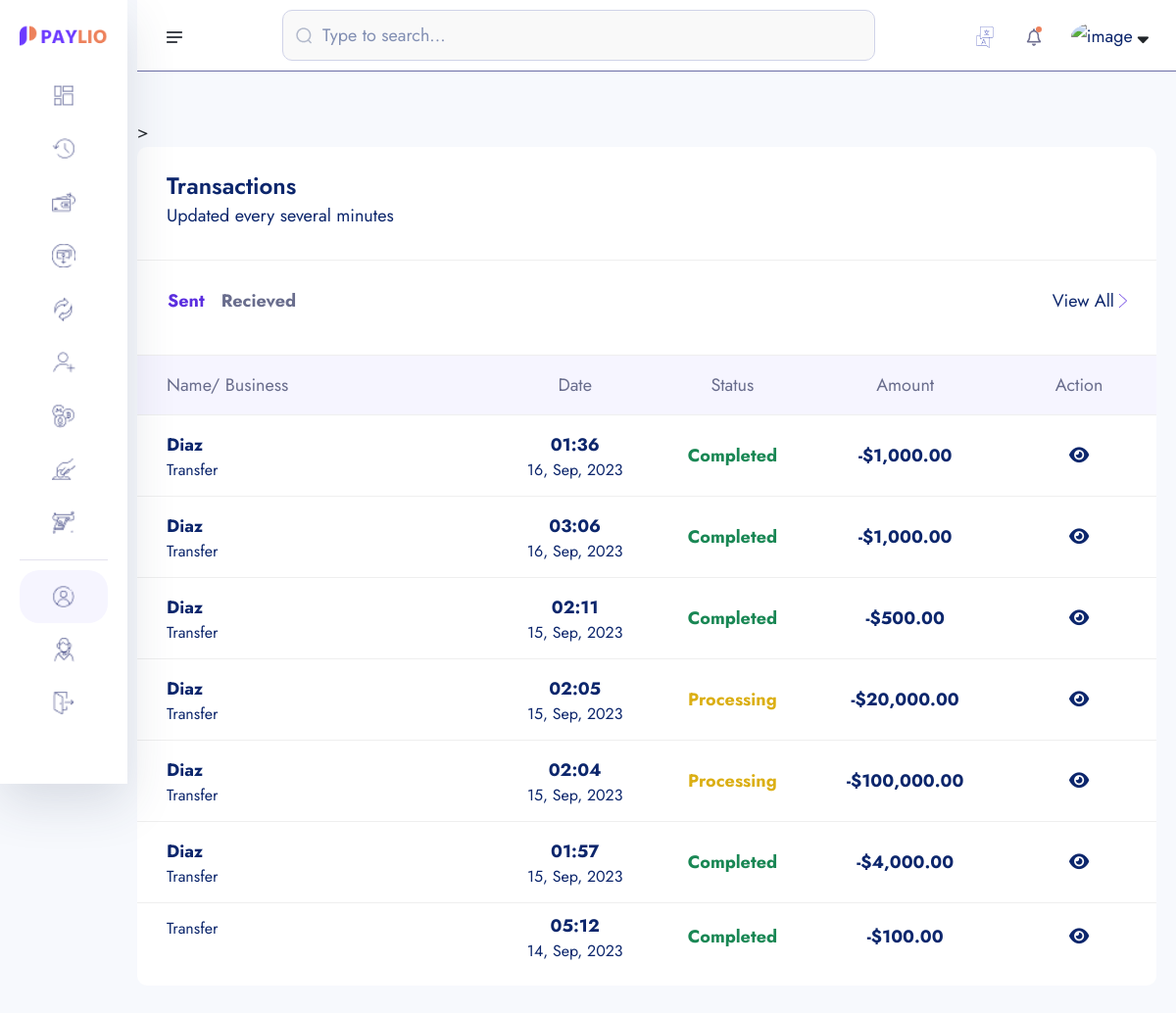
Before: /transactions/ (signed in) with the older database file.
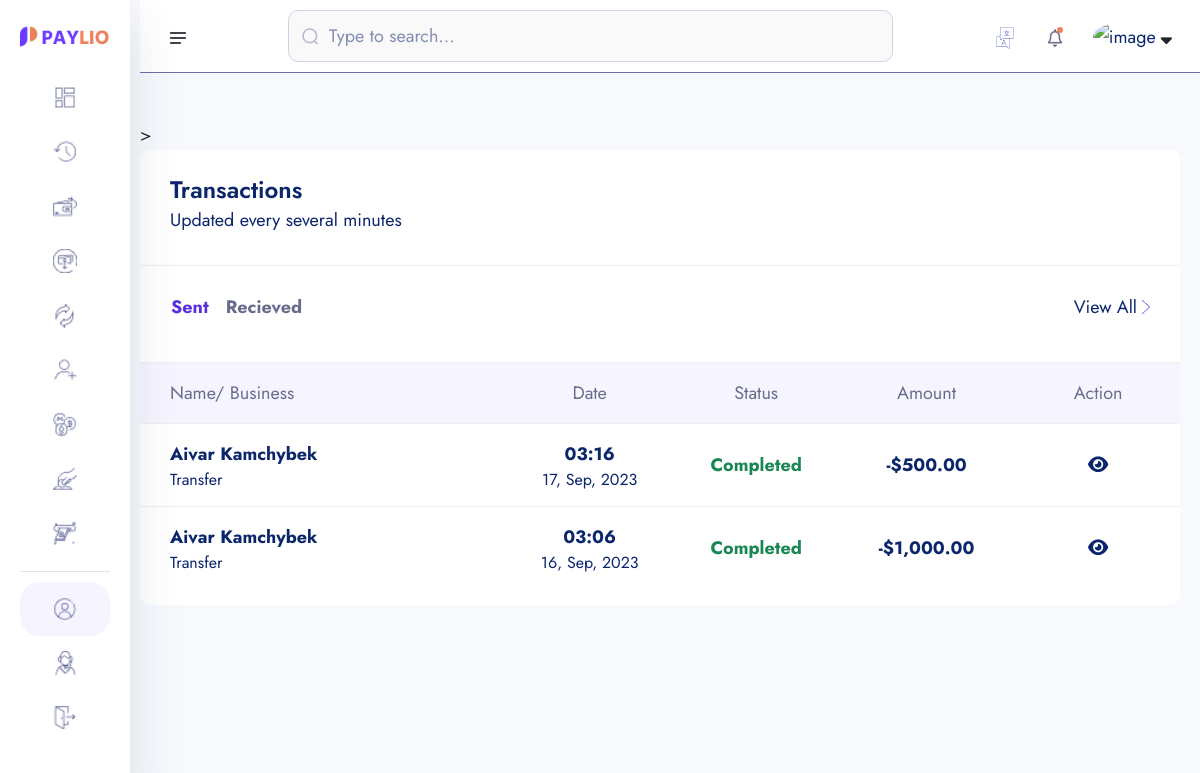
After: the same page with the newer database file.
### core/models.py (models this page shows, shortened)
class Transaction(models.Model):
    transaction_id = ShortUUIDField(unique=True, length=15, max_length=20, prefix="TRN")
    user = models.ForeignKey(User, on_delete=models.SET_NULL, null=True, related_name="user")
    amount = models.DecimalField(max_digits=12, decimal_places=2, default=0.00)
    description = models.CharField(max_length=1000, null=True, blank=True)
    reciever = models.ForeignKey(User, on_delete=models.SET_NULL, null=True, related_name="reciever")
    sender = models.ForeignKey(User, on_delete=models.SET_NULL, null=True, related_name="sender")
    reciever_account = models.ForeignKey(Account, on_delete=models.SET_NULL, null=True, related_name="reciever_account")
    sender_account = models.ForeignKey(Account, on_delete=models.SET_NULL, null=True, related_name="sender_account")
    status = models.CharField(choices=TRANSACTION_STATUS, max_length=100, default="pending")
    transaction_type = models.CharField(choices=TRANSACTION_TYPE, max_length=100, default="none")
    date = models.DateTimeField(auto_now_add=True)
    updated = models.DateTimeField(auto_now_add=False, null=True, blank=True)

### userauths/models.py (models this page shows, shortened)
class User(AbstractUser):
    username = models.CharField(max_length=100)
    email = models.EmailField(unique=True)
    is_staff = models.BooleanField(default=False)
    is_superuser = models.BooleanField(default=False)
    USERNAME_FIELD = 'email'
    REQUIRED_FIELDS = ['username']

### account/models.py (models this page shows, shortened)
class KYC(models.Model):
    id = models.UUIDField(primary_key=True, unique=True, default=uuid.uuid4, editable=False)
    user =  models.OneToOneField(User, on_delete=models.CASCADE)
    account =  models.OneToOneField(Account, on_delete=models.CASCADE, null=True, blank=True)
    full_name = models.CharField(max_length=1000)
    image = models.ImageField(upload_to="kyc", default="default.jpg")
    marrital_status = models.CharField(choices=MARITAL_STATUS, max_length=40)
    gender = models.CharField(choices=GENDER, max_length=40)
    identity_type = models.CharField(choices=IDENTITY_TYPE, max_length=140)
    identity_image = models.ImageField(upload_to="kyc", null=True, blank=True)
    date_of_birth = models.DateTimeField(auto_now_add=False)
    signature = models.ImageField(upload_to="kyc")
    nationality = models.CharField(max_length=100, null=True, blank=True)
    country = models.CharField(max_length=100)
    state = models.CharField(max_length=100)
    city = models.CharField(max_length=100)
    mobile = models.CharField(max_length=1000)
    fax = models.CharField(max_length=1000)
    date = models.DateTimeField(auto_now_add=True)

### core/transaction.py (the view)
# urls.py: path("transactions/", transaction.transaction_lists, name="transactions")
def transaction_lists(request):
    sender_transaction = Transaction.objects.filter(sender=request.user).order_by("-id")
    reciever_transaction = Transaction.objects.filter(reciever=request.user).order_by("-id")
    context = {
        "sender_transaction": sender_transaction,
        "reciever_transaction": reciever_transaction,
    }
    return render(request, "transaction/transaction-list.html", context)

### templates/transaction/transaction-list.html (shortened to what the changed rows need)
{% extends "partials/dashboard-base.html" %}
{% load static %}
{% load humanize %}
{% block content %}
    <section class="dashboard-section body-collapse">
        <div class="overlay pt-120">
            <div class="container-fruid">
                <div class="row">
                    <div class="col-xl-12 col-lg-12">
                        <div class="section-content">
                            <div class="transactions-area">
                                <div class="tab-content mt-40">
                                    <div class="tab-pane fade show active" id="latest" role="tabpanel" aria-labelledby="latest-tab">
                                        <div class="table-responsive">
                                            <table class="table">
                                                <thead>
                                                    <tr>
                                                        <th scope="col">Name/ Business</th>
                                                        <th scope="col">Date</th>
                                                        <th scope="col">Status</th>
                                                        <th scope="col">Amount</th>
                                                        <th scope="col">Action</th>
                                                    </tr>
                                                </thead>
                                                <tbody>
                                                    {% for s in sender_transaction %}
                                                    <tr data-bs-toggle="modal" data-bs-target="#transactionsMod">
                                                        <th scope="row">
                                                            <p>{{s.reciever.kyc.full_name | title}}</p>
                                                            <p class="mdr">{{s.transaction_type |title}}</p>
                                                        </th>
                                                        <td>
                                                            <p>{{s.date | date:"h:i"}}</p>
                                                            <p class="mdr">{{s.date | date:"d, M, Y"}}</p>
                                                        </td>
                                                        <td>
                                                            {% if s.status == 'completed' %}
                                                                <p class="text-success">{{s.status | title}}</p>
                                                            {% endif %}
                                                            {% if s.status == 'processing' %}
                                                                <p class="inprogress">{{s.status | title}}</p>
                                                            {% endif %}
                                                        </td>
                                                        <td>
                                                            <p>-${{s.amount | intcomma}}</p>
                                                        </td>
                                                        <td>
                                                            <a href="" class="" ><i class="fas fa-eye"></i></a>
                                                        </td>
                                                    </tr>
                                                    {% endfor %}
                                                </tbody>
                                            </table>
                                        </div>
                                    </div>
                                </div>
                            </div>
                        </div>
                    </div>
                </div>
            </div>
        </div>
    </section>
    {% endblock content %}

Changed rows visible on the page:
no longer on this page (row edited): Transaction: reciever.kyc.full_name "Diaz", transaction_type "Transfer", date "01:36", date "16, Sep, 2023", status "Completed", amount "1,000.00"
removed Transaction: reciever.kyc.full_name "Diaz", transaction_type "Transfer", date "02:11", date "15, Sep, 2023", status "Completed", amount "500.00"
removed Transaction: reciever.kyc.full_name "Diaz", transaction_type "Transfer", date "02:05", date "15, Sep, 2023", status "Processing", amount "20,000.00"
removed Transaction: reciever.kyc.full_name "Diaz", transaction_type "Transfer", date "02:04", date "15, Sep, 2023", status "Processing", amount "100,000.00"
removed Transaction: reciever.kyc.full_name "Diaz", transaction_type "Transfer", date "01:57", date "15, Sep, 2023", status "Completed", amount "4,000.00"
removed Transaction: transaction_type "Transfer", date "05:12", date "14, Sep, 2023", status "Completed", amount "100.00"
added Transaction: reciever.kyc.full_name "Aivar Kamchybek", transaction_type "Transfer", date "03:16", date "17, Sep, 2023", status "Completed", amount "500.00"
changed Transaction "16, Sep, 2023": reciever.kyc.full_name "Diaz" → "Aivar Kamchybek"
